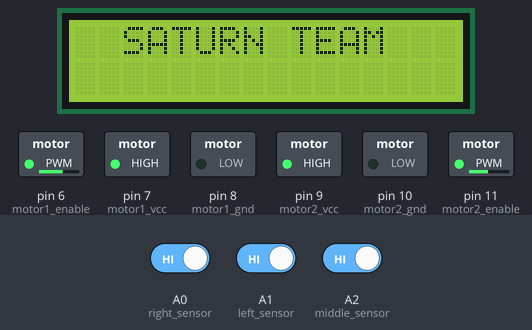
A sketch run on a simulated Arduino Uno, built with avr-gcc and run on an emulated ATmega328P. Shown: 16×2 character LCD, switched loads named in the sketch (green lamp = pin HIGH). Inputs (shaded band) come from the test bench; at power-on: A0 (right_sensor) HIGH, A2 (middle_sensor) HIGH, A1 (left_sensor) HIGH.

Above: at 1.2 s.
1.3 s: A0 (right_sensor) driven LOW
At 1.9 s:
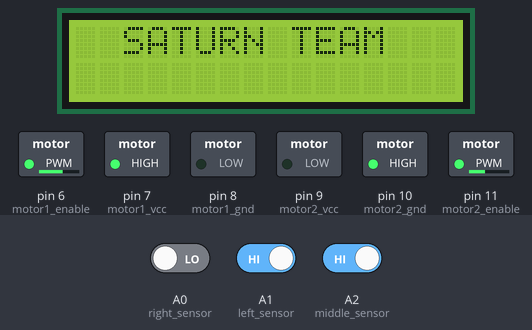
2.8 s: A2 (middle_sensor) driven LOW
At 4.1 s:
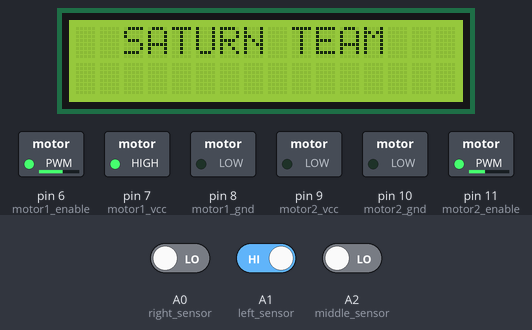
4.4 s: A1 (left_sensor) driven LOW
At 6.3 s:
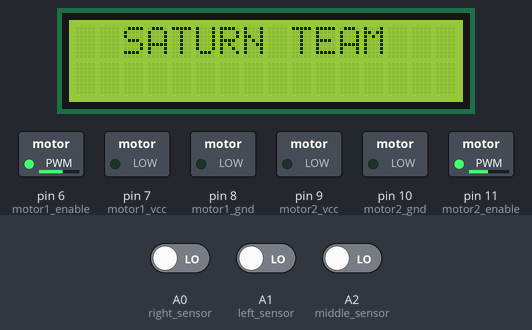
Timing chart, 0 to 7.8 s (numbered marks = the images above; inputs shaded):
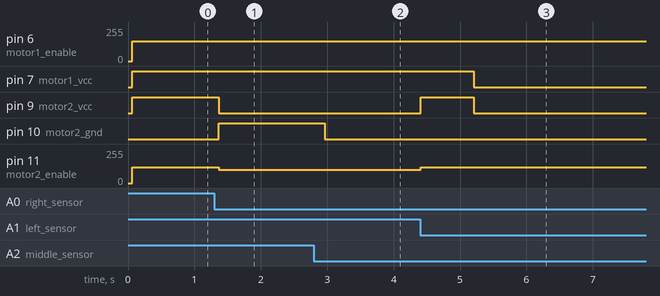

Measured:
- after the input at 1.3 s, pin 9 (motor2_vcc): HIGH → LOW after 0.06 s; pin 10 (motor2_gnd): LOW → HIGH after 0.06 s; pin 11 (motor2_enable): 120/255 → 100/255 after 0.06 s
- after the input at 2.8 s, pin 10 (motor2_gnd): HIGH → LOW after 0.16 s
- after the input at 4.4 s, pin 7 (motor1_vcc): HIGH → LOW after 0.81 s; pin 9 (motor2_vcc): LOW → HIGH at once, → LOW 0.80 s later; pin 11 (motor2_enable): 100/255 → 120/255 at once

The sketch:

project.ino
```cpp
#include <LiquidCrystal.h>
int rs= 12 , en=13, d0=5,d1=4,d2=3,d3=2;
LiquidCrystal  lcd (rs,en,d0,d1,d2,d3);

//Setting up motor pins
// 1 -> rihgt motor
// 2 -> left motor
int motor1_vcc=7;
int motor1_gnd=8;
int motor1_enable=6;
int motor2_vcc=9;
int motor2_gnd=10;
int motor2_enable=11;

// Setting up IR sensors pins
int right_sensor = A0;
int left_sensor = A1;
int middle_sensor = A2;

const int motor_speed_1 = 150; // right
const int motor_speed_2 = 120; // left

// timer for all white to stop the robot
int time  = 0;
int duration = 0;
int timer_begin = 0;
int stopped = 0;

void setup() {
  //Serial.begin(9600);
  lcd.begin(16,2);
  lcd.setCursor(2,0);
  lcd.print("SATURN TEAM");
  pinMode(motor1_vcc,OUTPUT);
  pinMode(motor1_gnd,OUTPUT);
  pinMode(motor1_enable,OUTPUT);
  pinMode(motor2_gnd,OUTPUT);
  pinMode(motor2_vcc,OUTPUT);
  pinMode(motor2_enable,OUTPUT);
  pinMode(right_sensor, INPUT);
  pinMode(middle_sensor, INPUT);
  pinMode(left_sensor, INPUT);
}

void loop() {

  if (!stopped) {
    int right_read = digitalRead(right_sensor);
    int left_read = digitalRead(left_sensor);
    int middle_read = digitalRead(middle_sensor);
    // Serial.print(right_read);
    // Serial.print(" ");
    // Serial.print(middle_read);
    // Serial.print(" ");
    //   Serial.print(left_read);
    // Serial.println(" ");

    // Robot will go forward if both left and right sensors on white and middle on black or all the sensors on black (intersections)
    if ((right_read == 0 && middle_read == 1 && left_read == 0) || (right_read  == 1 && middle_read == 1 && left_read == 1))
    {
      //Serial.println("straight");
        timer_begin = 0;
      move_forward();
    } else if (right_read == 1 && middle_read == 0 && left_read == 0) // right
    {
      //Serial.println("right");
      move_right();
    } else if (right_read == 0 && middle_read == 0 && left_read == 1) // left
    {
      //Serial.println("left");
      move_left();
    } else if (right_read == 0 && middle_read == 0 && left_read == 0) // straight. if this conditoin last for more than 1 second stop the robot
    {
      if (timer_begin == 0) {
        time = millis();
        timer_begin = 1;
      }
      duration = millis() - time;
      if (duration >= 750) {
        //Serial.println("stopped");
        stop();
        stopped = 1;
        time = millis();
      }
      else {
        //Serial.println("straight on white");
        move_forward();
      }
    }
    else if (right_read == 1 && middle_read == 1 && left_read  == 0) // half circle right turn
    {
      //Serial.println("turn right");
      turn_right();
    } else if (right_read == 0 && middle_read == 1 && left_read == 1) // half circle left turn
    {
      //Serial.println("turn left");
      turn_left();
    }

  }
}


void move_forward() {
  digitalWrite(motor1_vcc, HIGH);
  digitalWrite(motor1_gnd, LOW);
  digitalWrite(motor2_vcc, HIGH);
  digitalWrite(motor2_gnd, LOW);
  analogWrite(motor1_enable, motor_speed_1);
  analogWrite(motor2_enable, motor_speed_2);
  delay(100);
}

void move_right() {
  timer_begin = 0;
  digitalWrite(motor1_vcc, LOW);
  digitalWrite(motor1_gnd, LOW);
  digitalWrite(motor2_vcc, HIGH);
  digitalWrite(motor2_gnd, LOW);
  analogWrite(motor2_enable, motor_speed_2);
  delay(80);
}

void move_left() {
  timer_begin = 0;
  digitalWrite(motor1_vcc, HIGH);
  digitalWrite(motor1_gnd, LOW);
  digitalWrite(motor2_vcc, LOW);
  digitalWrite(motor2_gnd, LOW);
  analogWrite(motor1_enable, motor_speed_1);
  delay(80);
}

void turn_right() {
  timer_begin = 0;
  digitalWrite(motor1_vcc, LOW);
  digitalWrite(motor1_gnd, HIGH);
  digitalWrite(motor2_vcc, HIGH);
  digitalWrite(motor2_gnd, LOW);
  analogWrite(motor1_enable, 100);
  analogWrite(motor2_enable, motor_speed_2);
  delay(400);
}

void turn_left() {
  timer_begin = 0;
  digitalWrite(motor1_vcc, HIGH);
  digitalWrite(motor1_gnd, LOW);
  digitalWrite(motor2_vcc, LOW);
  digitalWrite(motor2_gnd, HIGH);
  analogWrite(motor1_enable, motor_speed_1);
  analogWrite(motor2_enable, 100);
  delay(400);
}

void stop() {
  digitalWrite(motor1_vcc, LOW);
  digitalWrite(motor1_gnd, LOW);
  digitalWrite(motor2_vcc, LOW);
  digitalWrite(motor2_gnd, LOW);
}
```
